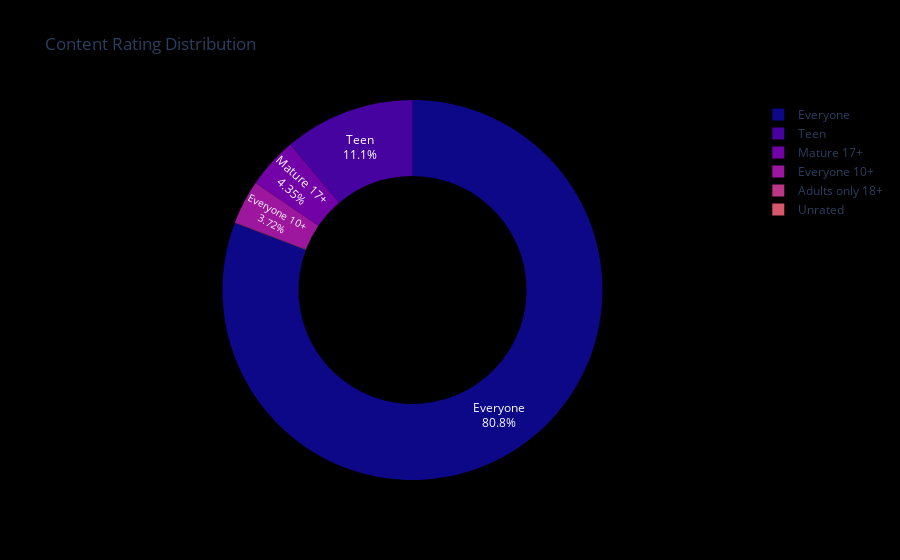

Notebook code for this chart:
### Code cell
content_rating_df = pd.DataFrame({'Content_Rating': content_rating.index, 'Count': content_rating.values})

fig = px.pie(
    content_rating_df,
    values='Count',
    names='Content_Rating',
    title='Content Rating Distribution',
    labels=content_rating_df.index,
    hole=0.6,
    color_discrete_sequence=px.colors.sequential.Plasma
    
)
fig.update_traces(textposition='inside', textinfo='percent+label')
fig.update_layout(
    plot_bgcolor='rgba(0, 0, 0, 0)',  # Set plot background color to transparent
    paper_bgcolor='rgb(0, 0, 0)',     # Set paper (the outer background) color to dark
)


fig.show()

### Figure 1 — Plotly figure (JSON) as saved in the notebook; plotly's stock layout.template omitted (floating-point values rounded to 4 significant figures)
{"data": [{"domain": {"x": [0, 1], "y": [0, 1]}, "hole": 0.6, "hovertemplate": "Content_Rating=%{label}<br>Count=%{value}<extra></extra>", "labels": ["Everyone", "Teen", "Mature 17+", "Everyone 10+", "Adults only 18+", "Unrated"], "legendgroup": "", "name": "", "showlegend": true, "textinfo": "percent+label", "textposition": "inside", "type": "pie", "values": [6621, 912, 357, 305, 3, 1]}], "layout": {"legend": {"tracegroupgap": 0}, "paper_bgcolor": "rgb(0, 0, 0)", "piecolorway": ["#0d0887", "#46039f", "#7201a8", "#9c179e", "#bd3786", "#d8576b", "#ed7953", "#fb9f3a", "#fdca26", "#f0f921"], "plot_bgcolor": "rgba(0, 0, 0, 0)", "title": {"text": "Content Rating Distribution"}}}
